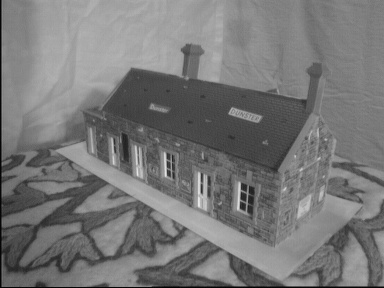
%> input picture hw3/data/part2/house1.jpg, 384 x 288 px
$ octave Ransac_Fundamental.m   (GNU Octave 9; MATLAB toolbox functions it lacks are replaced by stand-ins)
%> lines starting %> are read from the running program, lines starting %| are printed output that depends on the picture; long printed decimals are rounded
### hw3/code/harris.m
% HARRIS - Harris corner detector
%
% Usage:  [cim, r, c] = harris(im, sigma, thresh, radius, disp)
%
% Arguments:
%            im     - image to be processed.
%            sigma  - standard deviation of smoothing Gaussian. Typical
%                     values to use might be 1-3.
%            thresh - threshold (optional). Try a value ~1000.
%            radius - radius of region considered in non-maximal
%                     suppression (optional). Typical values to use might
%                     be 1-3.
%            disp   - optional flag (0 or 1) indicating whether you want
%                     to display corners overlayed on the original
%                     image. This can be useful for parameter tuning.
%
% Returns:
%            cim    - binary image marking corners.
%            r      - row coordinates of corner points.
%            c      - column coordinates of corner points.
%
% If thresh and radius are omitted from the argument list 'cim' is returned
% as a raw corner strength image and r and c are returned empty.

% Reference:
% C.G. Harris and M.J. Stephens. "A combined corner and edge detector",
% Proceedings Fourth Alvey Vision Conference, Manchester.
% pp 147-151, 1988.
%
% Author:
% Peter Kovesi
% Department of Computer Science & Software Engineering
% The University of Western Australia
% pk@cs.uwa.edu.au  www.cs.uwa.edu.au/~pk
%
% March 2002

function [cim, r, c] = harris(im, sigma, thresh, radius, disp)

    error(nargchk(2,5,nargin));

    dx = [-1 0 1; -1 0 1; -1 0 1]; % Derivative masks
    dy = dx';

    Ix = conv2(im, dx, 'same');    % Image derivatives
    Iy = conv2(im, dy, 'same');

    % Generate Gaussian filter of size 6*sigma (+/- 3sigma) and of
    % minimum size 1x1.
    g = fspecial('gaussian',max(1,fix(6*sigma)), sigma);

    Ix2 = conv2(Ix.^2, g, 'same'); % Smoothed squared image derivatives
    Iy2 = conv2(Iy.^2, g, 'same');
    Ixy = conv2(Ix.*Iy, g, 'same');

    cim = (Ix2.*Iy2 - Ixy.^2)./(Ix2 + Iy2 + eps); % Harris corner measure

    % Alternate Harris corner measure used by some.  Suggested that
    % k=0.04 - I find this a bit arbitrary and unsatisfactory.
%   cim = (Ix2.*Iy2 - Ixy.^2) - k*(Ix2 + Iy2).^2;

    if nargin > 2   % We should perform nonmaximal suppression and threshold

	% Extract local maxima by performing a grey scale morphological
	% dilation and then finding points in the corner strength image that
	% match the dilated image and are also greater than the threshold.
	sze = 2*radius+1;                   % Size of mask.
	mx = ordfilt2(cim,sze^2,ones(sze)); % Grey-scale dilate.
	cim = (cim==mx)&(cim>thresh);       % Find maxima.

	[r,c] = find(cim);                  % Find row,col coords.

	if nargin==5 & disp      % overlay corners on original image
	    figure, imagesc(im), axis image, colormap(gray), hold on
 	    plot(c,r,'ys'), title('corners detected');
	end

    else  % leave cim as a corner strength image and make r and c empty.
	r = []; c = [];
    end

### hw3/code/fit_fundamental.m
function [ F_Mat ] = fit_fundamental( matches, norm )
%FIT_FUNDAMENTAL Summary of this function goes here
%   Detailed explanation goes here
if( norm == false)
    F_Mat = [];

    A_Mat = [];

    for i = 1 : size(matches, 1)
        u = matches(i,1);

        up = matches(i,3);
        v = matches(i,2);
        vp = matches(i,4);

        A_Mat(i,:) = [up*u, up*v, up, vp*u, vp*v, vp, u, v, 1];

        %end for
    end

    [U, F_Mat, V] = svd(A_Mat);
    F_Mat = (reshape(V(:,end), [3,3]))';

    [U, DCE, V] = svd(F_Mat);

    [row, col] = find(DCE == min(diag(DCE)));

    DCE(row, col) = 0;

    F_Mat2 = U * DCE * V';

    F_Mat = F_Mat2;

else
    T_Mat = [];
    T_Matp = [];
    points1 = matches(:, 1:2);
    points1(:,3) = 1;

    points2 = matches(:, 3:4);
    points2(:,3) = 1;

    mux = mean(points1(:,1));
    muy = mean(points1(:,2));
    muxp = mean(points2(:,1));
    muyp = mean(points2(:,2));

    for i=1:size(points1,1)
        distances1(i) = sqrt((points1(i,1) - mux)^2 + (points1(i, 2) - muy)^2);
    end

    var1 = sum(distances1)/size(points1,1);

     for i=1:size(points1,1)
        distances2(i) = sqrt((points2(i,1) - muxp)^2 + (points2(i, 2) - muyp)^2);
     end

     varp = sum(distances2)/size(points1,1);

    T_Mat = [1/var1, 0, -mux/var1; 0, 1/var1, -muy/var1; 0, 0, 1];
    T_Matp = [1/varp, 0, -muxp/varp; 0, 1/varp, -muyp/varp; 0, 0, 1];


    points1 = (T_Mat * points1')';
    points2 = (T_Matp * points2')';

    A_Mat = [];

    for i = 1 : size(points1, 1)
        u = points1(i,1);
        up = points2(i,1);
        v = points1(i,2);
        vp = points2(i,2);

        A_Mat(i,:) = [up*u, up*v, up, vp*u, vp*v, vp, u, v, 1];

        %end for
    end

    [U, F_Mat, V] = svd(A_Mat);
    F_Mat = (reshape(V(:,end), [3,3]))';

    [U, DCE, V] = svd(F_Mat);

    [row, col] = find(DCE == min(diag(DCE)));

    DCE(row, col) = 0;

    F_Mat2 = U * DCE * V';

    F_Mat = T_Matp'*F_Mat2*T_Mat;


end  %end norm if else

points1 = matches(:, 1:2);
points1(:,3) = 1;

points2 = matches(:, 3:4);
points2(:,3) = 1;


AlgDist = 0;

for i = 1:size(points1,1)
    temp = points2(i,:) * F_Mat * points1(i,:)';
    temp = temp^2;
    AlgDist = AlgDist + temp;
end
AlgDist = AlgDist / size(points1,1);

lines1 = (F_Mat*points1')';
lines2 = (F_Mat'*points2')';

GeoDist = 0;
for i = 1:size(points1,1)
    a = lines1(i,1);
    b = lines1(i,2);
    c = lines1(i,3);
    ap = lines2(i,1);
    bp = lines2(i,2);
    cp = lines2(i,3);
    dist1 = (abs(ap*points1(i,1) + bp*points1(i,2) + cp))/sqrt(ap^2 + bp^2);
    dist2 = (abs(a*points2(i,1) + b*points2(i,2) + c))/sqrt(a^2 + b^2);

    GeoDist = GeoDist + (dist1^2 + dist2^2);
end

GeoDist = GeoDist/size(points1, 1);

str = sprintf('Dist 1 %f', AlgDist);
disp(str);
str = sprintf('Dist 2 %f', GeoDist);
disp(str);
end

### hw3/code/dist2.m
function n2 = dist2(x, c)
% DIST2	Calculates squared distance between two sets of points.
% Adapted from Netlab neural network software:
% http://www.ncrg.aston.ac.uk/netlab/index.php
%
%	Description
%	D = DIST2(X, C) takes two matrices of vectors and calculates the
%	squared Euclidean distance between them.  Both matrices must be of
%	the same column dimension.  If X has M rows and N columns, and C has
%	L rows and N columns, then the result has M rows and L columns.  The
%	I, Jth entry is the  squared distance from the Ith row of X to the
%	Jth row of C.
%
%
%	Copyright (c) Ian T Nabney (1996-2001)

[ndata, dimx] = size(x);
[ncentres, dimc] = size(c);
if dimx ~= dimc
	error('Data dimension does not match dimension of centres')
end

n2 = (ones(ncentres, 1) * sum((x.^2)', 1))' + ...
  ones(ndata, 1) * sum((c.^2)',1) - ...
  2.*(x*(c'));

% Rounding errors occasionally cause negative entries in n2
if any(any(n2<0))
  n2(n2<0) = 0;
end

### hw3/code/Ransac_Fundamental.m
clear all
close all

I1 = histeq(imread('house1.jpg'));
%> I1: size 288x384x3 uint8; min 0, max 255, mean 126.6
I2 = histeq(imread('house2.jpg'));
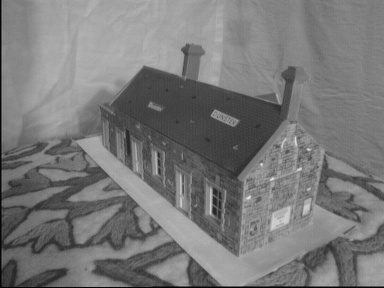
%> input picture hw3/data/part2/house2.jpg, 384 x 288 px
%> I2: size 288x384x3 uint8; min 0, max 255, mean 126.6; mean of the top-left, top-right, bottom-left and bottom-right quarters 163.8, 122.5, 95.5, 124.7

img1gray = im2double(rgb2gray(I1));
img2gray = im2double(rgb2gray(I2));

%applying harris detector for finding corners
[cim1, r1, c1] = harris(img1gray, 2, 0.1, 2, 1);
%> in harris, `cim = (cim==mx)&(cim>thresh);`:
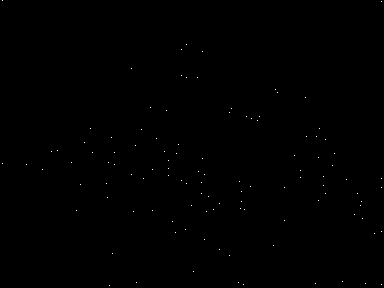
%> cim: size 288x384 logical; 0.1% white in thin lines or dots
%> in harris, `[r,c] = find(cim);`: r = 112 values from 1 to 286; c = 112 values from 3 to 382
%> r1 = 112 values, max 286 at index 16, min 1 at index 1, mean 173.5; c1 = 112 values from 3 to 382
[cim2, r2, c2] = harris(img2gray, 2, 0.1, 2, 1);
%> in harris (call 2), `cim = (cim==mx)&(cim>thresh);`: cim: size 288x384 logical; 0.1% white in thin lines or dots
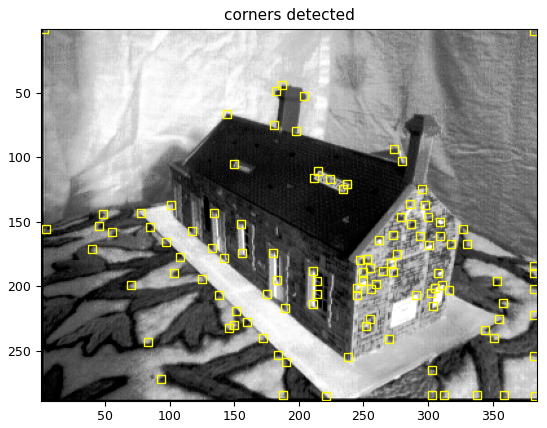
%> figure redrawn from the program's plot data
%> r2 = 110 values, max 285 at index 49, min 1 at index 1, mean 181; c2 = 110 values from 3 to 383

%calculating rows and cols for later use
img1rows = size(img1gray, 1);
%> img1rows = 288
img1cols = size(img1gray, 2);
%> img1cols = 384
img2rows = size(img2gray, 1);
%> img2rows = 288
img2cols = size(img2gray, 2);
%> img2cols = 384

k = 1;
for i = 1:size(r1,1)
    if(r1(i) >= 5 && c1(i) >= 5 &&  r1(i) <= img1rows - 4 && c1(i) <= img1cols - 4)
        im1desc(k,:) = reshape(img1gray(r1(i)-4:r1(i)+4, c1(i)-4:c1(i)+4), [1,81]);
        points1(k,:) = [c1(i), r1(i)];
        k = k + 1;
    end
end
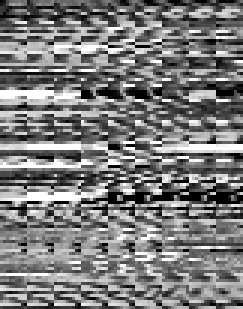
%> im1desc: size 103x81 double (shown 3 times larger); min 0, max 1, mean 0.482
%> after the loop, k = 104; points1 = 103 rows, first 12: [27 165; 43 170; 52 152; 58 151; 72 163; 77 211; 81 185; 85 143; 91 129; 93 153; 107 184; 108 198]

k = 1;
for i = 1:size(r2,1)
    if(r2(i) >= 5 && c2(i) >= 5 &&  r2(i) <= img2rows - 4 && c2(i) <= img2cols - 4)
        im2desc(k,:) = reshape(img2gray(r2(i)-4:r2(i)+4, c2(i)-4:c2(i)+4), [1,81]);
        points2(k,:) = [c2(i), r2(i)];
        k = k + 1;
    end
end
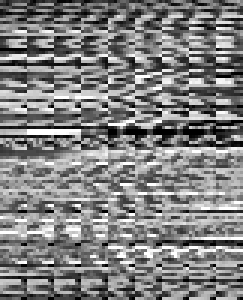
%> im2desc: size 100x81 double (shown 3 times larger); min 0, max 1, mean 0.503
%> after the loop, k = 101; points2 = 100 rows, first 12: [40 171; 45 153; 48 144; 55 158; 70 199; 78 143; 83 243; 85 154; 93 272; 97 166; 101 137; 103 190]


distances = dist2(im1desc, im2desc);

feadesc1 = [];
feadesc2 = [];
count = 0;

%first 100 putative matches
for j = 1:100
    [row, col] = find(distances == min(distances(:)));
    feadesc1(j, :) = points1(row(1), :);
    feadesc2(j, :) = points2(col(1), :);
    distances(row, col) = 1000;
end
%> this loop made 100 passes
%> (row, col) on passes 1 to 12: (18, 20), (47, 39), (51, 40), (12, 12), (8, 11), (38, 32), (74, 50), (101, 96), (29, 41), (84, 94), (42, 20), (39, 31)
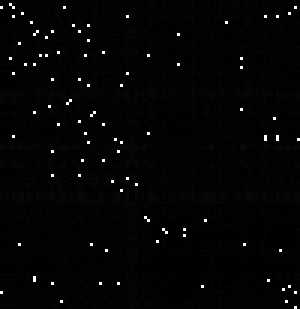
%> distances: size 103x100 double (shown 3 times larger); min 2.24, max 1000, mean 21.2; drawn with min black and max white
%> after the loop, feadesc1 = 100 rows, first 12: [132 69; 198 78; 203 52; 108 198; 85 143; 182 50; 274 246; 363 219; 165 152; 316 284; 187 45; 182 76]; feadesc2 = 100 rows, first 12: [144 67; 198 80; 204 53; 103 190; 101 137; 182 49; 238 255; 351 240; 211 188; 338 284; 144 67; 181 75]

threshold =  0.0001;
no_of_inliers = 0;
AMat = [];
BestF = [];
Bestdistarray = [];
feadesc1(:,3) = 1;
feadesc2(:,3) = 1;
BestSample = [];


for N=1:1000

    count = 0;
    samples = randi(100,1,8);
    for k=1:8
        matches(k,1) = feadesc1(samples(k),2);
        matches(k,2) = feadesc1(samples(k),1);
        matches(k,3) = feadesc1(samples(k),2);
        matches(k,4) = feadesc1(samples(k),1);

    end

    F = fit_fundamental(matches, true);

    for i=1:size(feadesc1,1)
        distarray(i,:) = (feadesc2(i,:)*F*feadesc1(i,:)')^2;
        if(distarray(i,:) < threshold)
            count = count + 1;
        end
    end

    if(count > no_of_inliers)
        BestF = F;
        no_of_inliers = count;
        Bestdistarray = distarray;
        BestSample = samples;
    end
end
%> this loop made 1000 passes
%> (mux in fit_fundamental, muy in fit_fundamental, muxp in fit_fundamental, muyp in fit_fundamental, T_Matp in fit_fundamental, no_of_inliers) on passes 1, 2, 4: (206.6, 177.4, 206.6, 177.4, [0.0136 0 -2.82; 0 0.0136 -2.42; 0 0 1], 6), (181.5, 209.9, 181.5, 209.9, [0.0102 0 -1.86; 0 0.0102 -2.15; 0 0 1], 8), (165.2, 222.2, 165.2, 222.2, [0.00801 0 -1.32; 0 0.00801 -1.78; 0 0 1], 12)
%> (mux in fit_fundamental, muy in fit_fundamental, muxp in fit_fundamental, muyp in fit_fundamental, T_Matp in fit_fundamental) on passes 3, 5, 6, 7, 8, 9: (177.5, 176.1, 177.5, 176.1, [0.00973 0 -1.73; 0 0.00973 -1.71; 0 0 1]), (177.2, 181.6, 177.2, 181.6, [0.00867 0 -1.54; 0 0.00867 -1.58; 0 0 1]), (152.1, 167.6, 152.1, 167.6, [0.0146 0 -2.23; 0 0.0146 -2.45; 0 0 1]), (183.5, 167.4, 183.5, 167.4, [0.0119 0 -2.19; 0 0.0119 -1.99; 0 0 1]), (179.1, 229.4, 179.1, 229.4, [0.00888 0 -1.59; 0 0.00888 -2.04; 0 0 1]), (175.9, 167.8, 175.9, 167.8, [0.0119 0 -2.09; 0 0.0119 -1.99; 0 0 1])

points1 = feadesc1;
points2 = feadesc2;

inliers = find(Bestdistarray < threshold);
feadesc1 = feadesc1(inliers, :);
feadesc2 = feadesc2(inliers, :);

AlgDist = 0;

for i = 1:size(points1,1)
    temp = points2(i,:) * BestF * points1(i,:)';
    temp = temp^2;
    AlgDist = AlgDist + temp;
end
%> this loop made 100 passes

AlgDist = AlgDist / size(points1,1);

lines1 = (BestF*points1')';
lines2 = (BestF'*points2')';

GeoDist = 0;
for i = 1:size(points1,1)
    a = lines1(i,1);
    b = lines1(i,2);
    c = lines1(i,3);
    ap = lines2(i,1);
    bp = lines2(i,2);
    cp = lines2(i,3);
    dist1 = (abs(ap*points1(i,1) + bp*points1(i,2) + cp))/sqrt(ap^2 + bp^2);
    dist2 = (abs(a*points2(i,1) + b*points2(i,2) + c))/sqrt(a^2 + b^2);

    GeoDist = GeoDist + (dist1^2 + dist2^2);
end

GeoDist = GeoDist/size(points1, 1);

str = sprintf('Dist 1 %f', AlgDist);
disp(str);
%| Dist 1 0
str = sprintf('Dist 2 %f', GeoDist);
disp(str);
%| Dist 2 NaN

L = (BestF * feadesc1')'; % transform points from
% the first image to get epipolar lines in the second image

% find points on epipolar lines L closest to matches(:,3:4)
L = L ./ repmat(sqrt(L(:,1).^2 + L(:,2).^2), 1, 3); % rescale the line
pt_line_dist = sum(L .* feadesc2,2);
closest_pt = feadesc2(:,1:2) - L(:,1:2) .* repmat(pt_line_dist, 1, 2);

% find endpoints of segment on epipolar line (for display purposes)
pt1 = closest_pt - [L(:,2) -L(:,1)] * 10; % offset from the closest point is 10 pixels
pt2 = closest_pt + [L(:,2) -L(:,1)] * 10;

% display points and segments of corresponding epipolar lines
clf;
imshow(img2gray); hold on;
plot(feadesc2(:,1), feadesc2(:,2), '+r');
line([feadesc2(:,1) closest_pt(:,1)]', [feadesc2(:,2) closest_pt(:,2)]', 'Color', 'r');
line([pt1(:,1) pt2(:,1)]', [pt1(:,2) pt2(:,2)]', 'Color', 'g');


figure;
imshow([img1gray img2gray]); hold on;
plot(feadesc1(:,1), feadesc1(:,2), '+r');
plot(feadesc2(:,1)+size(img1gray,2), feadesc2(:,2), '+r');
line([feadesc1(:,1) feadesc2(:,1) + size(img1gray,2)]', [feadesc1(:,2) feadesc2(:,2)]', 'Color', 'r');
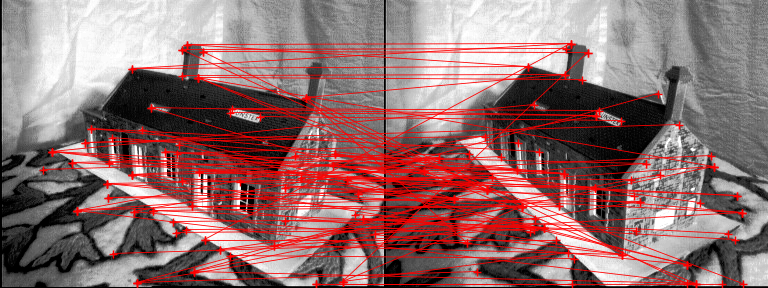
%> figure redrawn from the program's plot data
